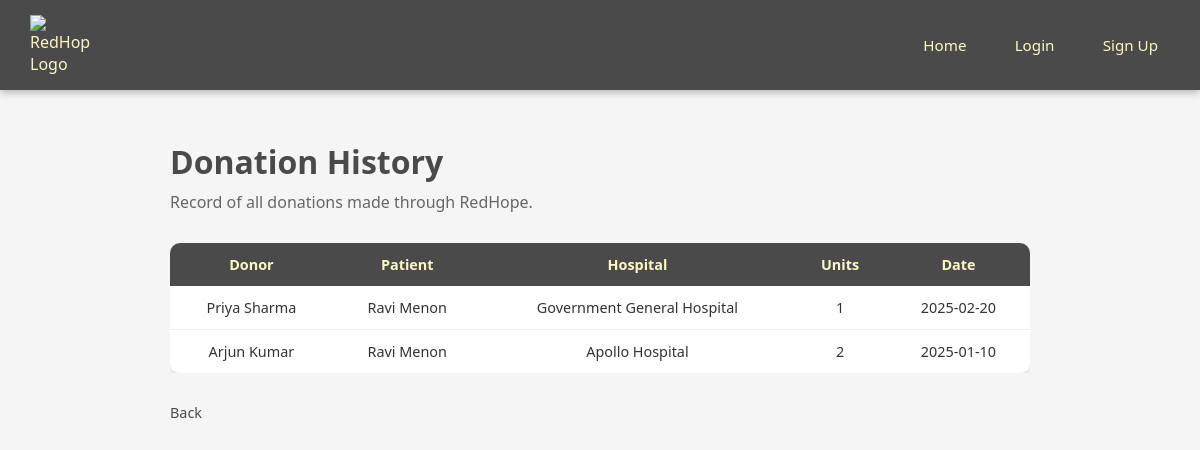
Page /donation_history (signed in) on the earlier database version.
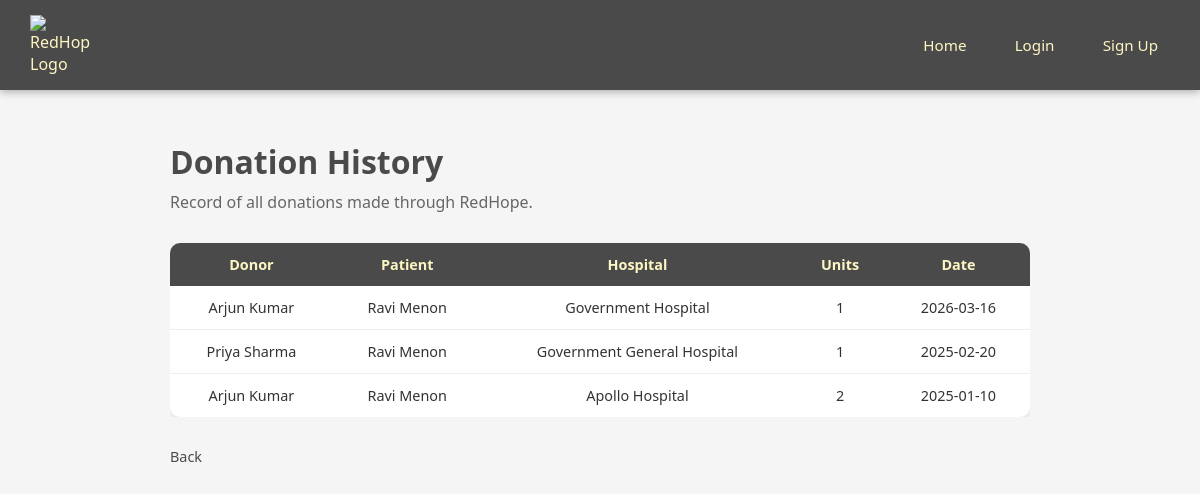
Same page on the later database version.
### tables this page shows
CREATE TABLE donation_history (
        donation_id INTEGER PRIMARY KEY AUTOINCREMENT,
        donor_id INTEGER,
        patient_id INTEGER,
        donation_date TIMESTAMP DEFAULT CURRENT_TIMESTAMP,
        hospital_name TEXT,
        units_donated INTEGER,
        FOREIGN KEY (donor_id) REFERENCES users(id),
        FOREIGN KEY (patient_id) REFERENCES users(id)
    );

CREATE TABLE users (
        id INTEGER PRIMARY KEY AUTOINCREMENT,
        full_name TEXT NOT NULL,
        email TEXT UNIQUE NOT NULL,
        password TEXT NOT NULL,
        role TEXT NOT NULL,
        phone TEXT,
        city TEXT,
        created_at TIMESTAMP DEFAULT CURRENT_TIMESTAMP
    );

### app.py (the view)
@app.route('/donation_history')
def donation_history():
    if 'user_id' not in session:
        return redirect('/login')
    conn = create_connection()
    cursor = conn.cursor()
    cursor.execute("""
        SELECT d.full_name, p.full_name, dh.donation_date, dh.hospital_name, dh.units_donated
        FROM donation_history dh
        JOIN users d ON dh.donor_id = d.id
        JOIN users p ON dh.patient_id = p.id
        ORDER BY dh.donation_date DESC
    """)
    rows = cursor.fetchall()
    conn.close()
    history = []
    for row in rows:
        history.append({
            'donor_name': row[0],
            'patient_name': row[1],
            'date': row[2],
            'hospital': row[3],
            'units': row[4]
        })
    return render_template('donation_history.html', history=history)

### database.py (called while the page is built)
def create_connection():
    conn = sqlite3.connect("redhope.db")
    return conn

### templates/donation_history.html
{% extends 'base.html' %}
{% block content %}
<div class="dashboard">
    <h1>Donation History</h1>
    <p>Record of all donations made through RedHope.</p>
    {% if history %}
    <div class="table-wrapper">
    <table class="data-table">
        <thead>
            <tr>
                <th>Donor</th>
                <th>Patient</th>
                <th>Hospital</th>
                <th>Units</th>
                <th>Date</th>
            </tr>
        </thead>
        <tbody>
            {% for h in history %}
            <tr>
                <td>{{ h.donor_name }}</td>
                <td>{{ h.patient_name }}</td>
                <td>{{ h.hospital }}</td>
                <td>{{ h.units }}</td>
                <td>{{ h.date[:10] }}</td>
            </tr>
            {% endfor %}
        </tbody>
    </table>
    </div>
    {% else %}
    <p>No donation history found.</p>
    {% endif %}
    <a href="javascript:history.back()" class="logout-link">Back</a>
</div>
{% endblock %}

Differences in the rows shown:
added donation_history: donor_name "Arjun Kumar", patient_name "Ravi Menon", hospital "Government Hospital", units "1", donation_date "2026-03-16"
